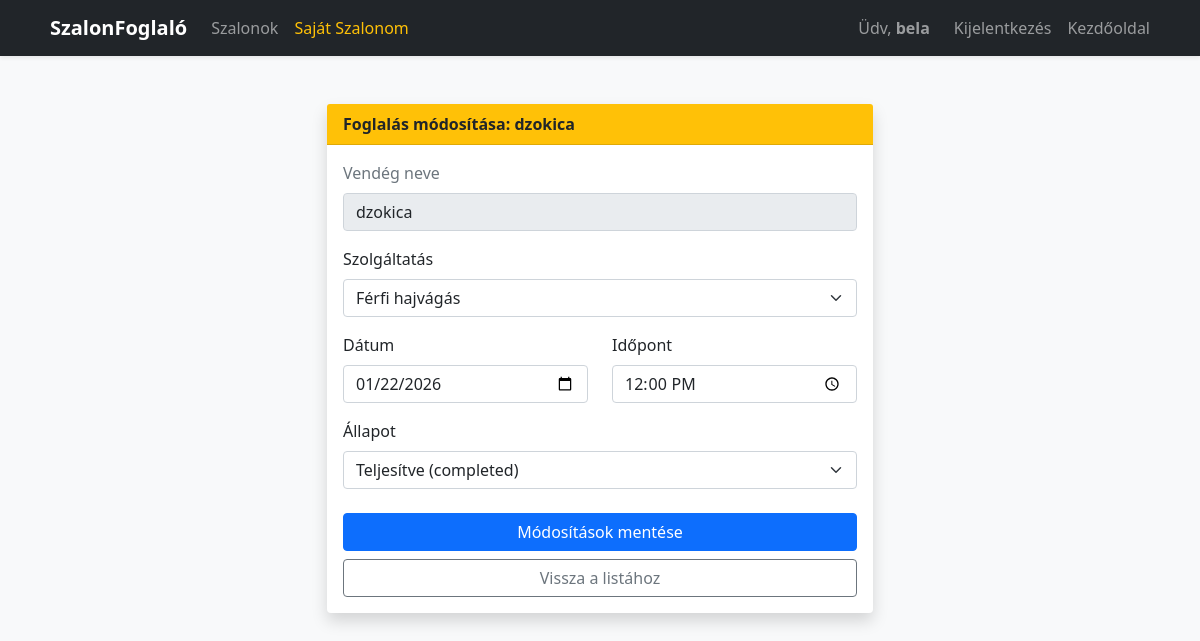
Screenshot of /edit_appointment.php?id=6 (signed in) with the database file from the repository.
### tables this page shows
CREATE TABLE `appointments` (
  `appointment_id` int NOT NULL,
  `user_id` int DEFAULT NULL,
  `salon_id` int NOT NULL,
  `service_id` int NOT NULL,
  `appointment_date` date NOT NULL,
  `appointment_time` time NOT NULL,
  `status` enum('booked','cancelled','completed') DEFAULT 'booked',
  `created_at` timestamp NOT NULL DEFAULT CURRENT_TIMESTAMP
);

CREATE TABLE `users` (
  `user_id` int NOT NULL,
  `email` varchar(255) NOT NULL,
  `username` varchar(255) NOT NULL,
  `password` varchar(255) NOT NULL,
  `role` enum('user','owner','admin') DEFAULT 'user',
  `created_at` timestamp NOT NULL DEFAULT CURRENT_TIMESTAMP,
  `activation_token` varchar(64) NOT NULL,
  `is_active` tinyint(1) DEFAULT '0',
  `reset_token` varchar(64) DEFAULT NULL,
  `reset_expires_at` datetime DEFAULT NULL
);

CREATE TABLE `services` (
  `service_id` int NOT NULL,
  `salon_id` int NOT NULL,
  `name` varchar(255) NOT NULL,
  `price` int NOT NULL,
  `duration` int NOT NULL
);

### edit_appointment.php (the view, shortened to what this page needs)
<?php
require_once "config.php";
$owner_id = $_SESSION['user_id'];
$appointment_id = $_GET['id'] ?? null;
$stmt = $pdo->prepare("
    SELECT a.*, u.username, s.name AS service_name, sa.name AS salon_name
    FROM appointments a
    JOIN salons sa ON a.salon_id = sa.salon_id
    JOIN users u ON a.user_id = u.user_id
    JOIN services s ON a.service_id = s.service_id
    WHERE a.appointment_id = ? AND sa.owner_id = ?
");
$stmt->execute([$appointment_id, $owner_id]);
$app = $stmt->fetch();
$stmt = $pdo->prepare("SELECT service_id, name FROM services WHERE salon_id = ?");
$stmt->execute([$app['salon_id']]);
$services = $stmt->fetchAll();
?>
<!doctype html>
<html lang="hu">
<head>
    <link href="https://cdn.jsdelivr.net/npm/bootstrap@5.0.2/dist/css/bootstrap.min.css" rel="stylesheet">
</head>
<body class="bg-light">
<?php include 'navbar.php'; ?>
<div class="container mt-5">
    <div class="row justify-content-center">
        <div class="col-md-6">
            <div class="card shadow border-0">
                <div class="card-header bg-warning text-dark fw-bold">
                    Foglalás módosítása: <?php echo htmlspecialchars($app['username']); ?>
                </div>
                <div class="card-body">
                    <form method="POST">
                        <div class="mb-3">
                            <label class="form-label text-muted">Vendég neve</label>
                            <input type="text" class="form-control" value="<?php echo htmlspecialchars($app['username']); ?>" disabled>
                        </div>
                        <div class="mb-3">
                            <label class="form-label">Szolgáltatás</label>
                            <select name="service_id" class="form-select" required>
                                <?php foreach ($services as $s): ?>
                                    <option value="<?php echo $s['service_id']; ?>" <?php echo ($s['service_id'] == $app['service_id']) ? 'selected' : ''; ?>>
                                        <?php echo htmlspecialchars($s['name']); ?>
                                    </option>
                                <?php endforeach; ?>
                            </select>
                        </div>
                        <div class="row">
                            <div class="col-md-6 mb-3">
                                <label class="form-label">Dátum</label>
                                <input type="date" name="date" class="form-control" value="<?php echo $app['appointment_date']; ?>" required>
                            </div>
                            <div class="col-md-6 mb-3">
                                <label class="form-label">Időpont</label>
                                <input type="time" name="time" class="form-control" value="<?php echo date('H:i', strtotime($app['appointment_time'])); ?>" required>
                            </div>
                        </div>
                        <div class="mb-4">
                            <label class="form-label">Állapot</label>
                            <select name="status" class="form-select">
                                <option value="completed" <?php echo ($app['status'] == 'completed') ? 'selected' : ''; ?>>Teljesítve (completed)</option>
                            </select>
                        </div>
                        <div class="d-grid gap-2">
                            <button type="submit" class="btn btn-primary">Módosítások mentése</button>
                            <a href="owner_appointments.php" class="btn btn-outline-secondary">Vissza a listához</a>
                        </div>
                    </form>
                </div>
            </div>
        </div>
    </div>
</div>
</body>
</html>

### rows the page displays
appointments: user.username "dzokica", service_id "Férfi hajvágás", date "01/22/2026", time "12:00", status "Teljesítve (completed)"

### other values shown
$_SESSION['username'] "bela"
